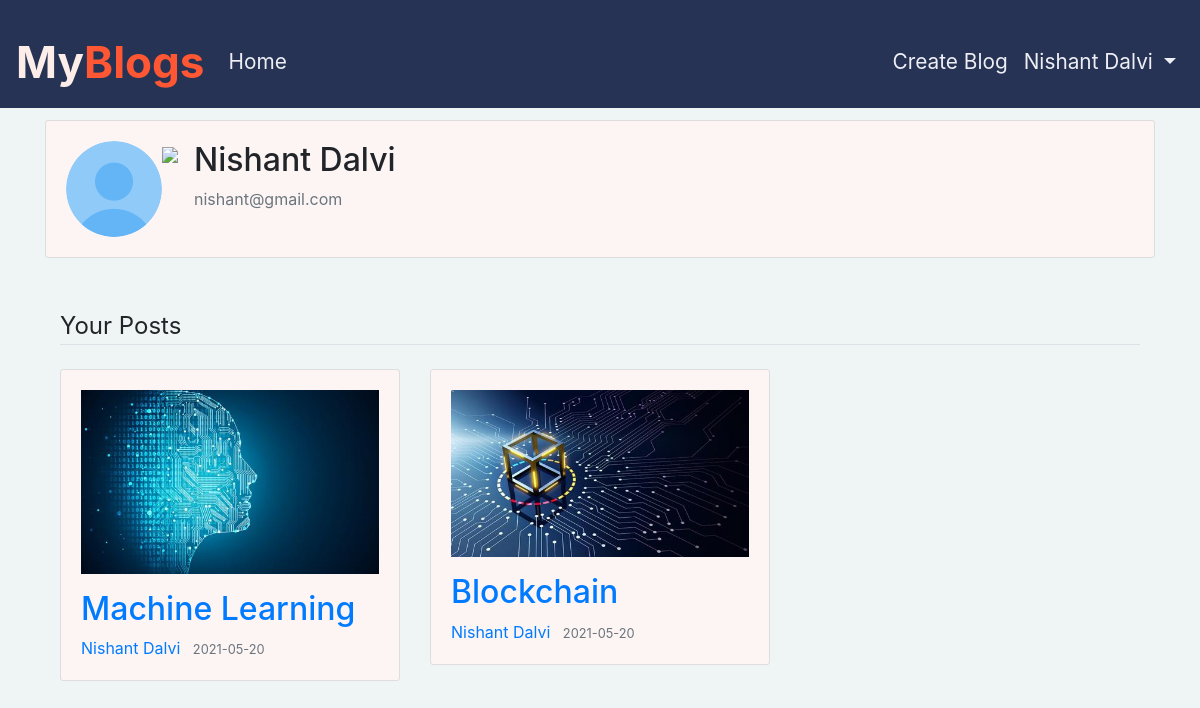
The app's page /user/Freddie Mercury (signed in) with its own data.
### blog/models.py (models this page shows, shortened)
class User(db.Model, UserMixin):
    id = db.Column(db.Integer, primary_key=True)
    username = db.Column(db.String(20), unique=True, nullable=False)
    email = db.Column(db.String(120), unique=True, nullable=False)
    image_file = db.Column(db.String(20), nullable=False, default='default_profile.jpg')
    password = db.Column(db.String(60), nullable=False)
    posts = db.relationship('Post', backref='author', lazy=True)

class Post(db.Model):
    id = db.Column(db.Integer, primary_key=True)
    title = db.Column(db.String(100), nullable=False)
    date_posted = db.Column(db.DateTime, nullable=False, default=datetime.utcnow)
    content = db.Column(db.Text, nullable=False)
    image_post = db.Column(db.String(20), nullable=False, default='default_post.jpg')
    user_id = db.Column(db.Integer, db.ForeignKey('user.id'), nullable=False)

### blog/routes.py (the view)
@app.route("/user/<string:username>")
def user_profile(username):
    user = User.query.filter_by(username=username).first_or_404()
    image_file = url_for('static', filename='resources/profile_pics/' + user.image_file)
    posts = Post.query.filter_by(author=user).order_by(Post.date_posted.desc())
    return render_template('profile.html', posts=posts, user=user,image_file=image_file)

### blog/models.py (called while the page is built)
@login_manager.user_loader
def load_user(user_id):
    return User.query.get(int(user_id))

### blog/Templates/profile.html (shortened to what this page needs)
{%extends "layout.html"%}
{%block content%}
    <div class="content-section">
      <div class="media">
        <img class="rounded-circle account-img" src="{{ image_file }}">
        <a href="{{ url_for('update') }}"><img src="https://img.icons8.com/material/24/000000/edit--v4.png"/></a>
        <div class="media-body ml-3">
          <h2 class="account-heading">{{ current_user.username }}</h2>
          <p class="text-secondary">{{ current_user.email }}</p>
        </div>
      </div>
    </div>
    <div class="container" id="user-posts">
        <legend class="border-bottom mb-4">Your Posts</legend>
        <div class="row mt-4">
            {% if current_user.posts%}
                {% for post in current_user.posts %}
                    <div class="col-md-4 post-sec">
                        <article class="media content-section">
                            <div class="media-body">
                                <figure>
                                    <a href="#"><img class="img-fluid blog-img" src="{{ url_for('static', filename='resources/blog_pics/' + post.image_post) }}" alt="Some alt text"></a>
                                </figure>
                                <div class="article-metadata">
                                    <h2><a class="article-title" href="#">{{post.title}}</a></h2>
                                </div>
                                <a class="mr-2" href="#">{{post.author.username}}</a>
                                <small class="text-muted">{{ post.date_posted.strftime('%Y-%m-%d') }}</small>
                            </div>
                        </article>
                    </div>
                {% endfor %}
            {% else %}
                <div class="col-12 text-justify-center">
                    <a href="{{ url_for('new_post') }}">Add Blog</a>
                </div>
            {% endif %}
        </div>
{%endblock content%}

### blog/Templates/layout.html (shortened to what this page needs)
<!doctype html>
<html lang="en">
  <head>
    <link rel="stylesheet" href="https://maxcdn.bootstrapcdn.com/bootstrap/4.0.0/css/bootstrap.min.css">
    <link rel="stylesheet" type="text/css" href="{{ url_for('static', filename='main.css') }}">
  </head>
  <body>
    <nav class="navbar navbar-expand-md pt-4 pd-4 fixed-top">
        <a class="navbar-brand" href="{{ url_for('home') }}"><span id="logo-1">My</span>Blogs</a>
        <div class="collapse navbar-collapse" id="navbarNav">
          <div class="navbar-nav mr-auto">
            <a class="nav-item nav-link" href="{{ url_for('home') }}">Home</a>
          </div>
          <div class="navbar-nav">
            {% if current_user.is_authenticated %}
            <a class="nav-item nav-link" href="{{ url_for('new_post') }}">Create Blog</a>
            <a class="nav-item dropdown nav-link dropdown-toggle" href="#" data-toggle="dropdown" role="button" aria-haspopup="true" aria-expanded="false">
              {{current_user.username}}
            </a>
            {% else %}
              <a class="nav-item nav-link" href="{{ url_for('login') }}">Login</a>
              <a class="nav-item nav-link" href="{{ url_for('register') }}">Register</a>
            {% endif %}
          </div>
        </div>
      </nav>
      <div class="container main-content">
        <div class="row">
          <div class="col-md-12">
            {%block content%}
            {%endblock content%}
          </div>
        </div>
      </div>
  </body>
</html>

### blog/static/main.css (style rules this page uses)
body { margin: 0px; padding: 0px; background-color: #EFF4F4; }
.main-content { margin-top: 120px; }
nav a { font-size: 1.3em; color: #EEEFF5; }
.navbar { background: #263354; }
.navbar-brand { color: #FF5734; font-weight: bolder; font-size: 2.75rem; }
#logo-1 { color: #FDEDE9; }
.content-section { background: #ffffff; padding: 20px 20px; border: 1px solid #dddddd; border-radius: 3px; margin-bottom: 20px; }
.post-sec { margin-bottom: 50px; }
.blog-img { height: fit-content; }
#user-posts { margin-top: 50px; }
.content-section { background-color: #fcf5f4; }

### records on screen
User: username "Nishant Dalvi", email "nishant@gmail.com"
Post: image_post (picture), title "Machine Learning", author.username "Nishant Dalvi", date_posted "2021-05-20"
Post: image_post (picture), title "Blockchain", author.username "Nishant Dalvi", date_posted "2021-05-20"
